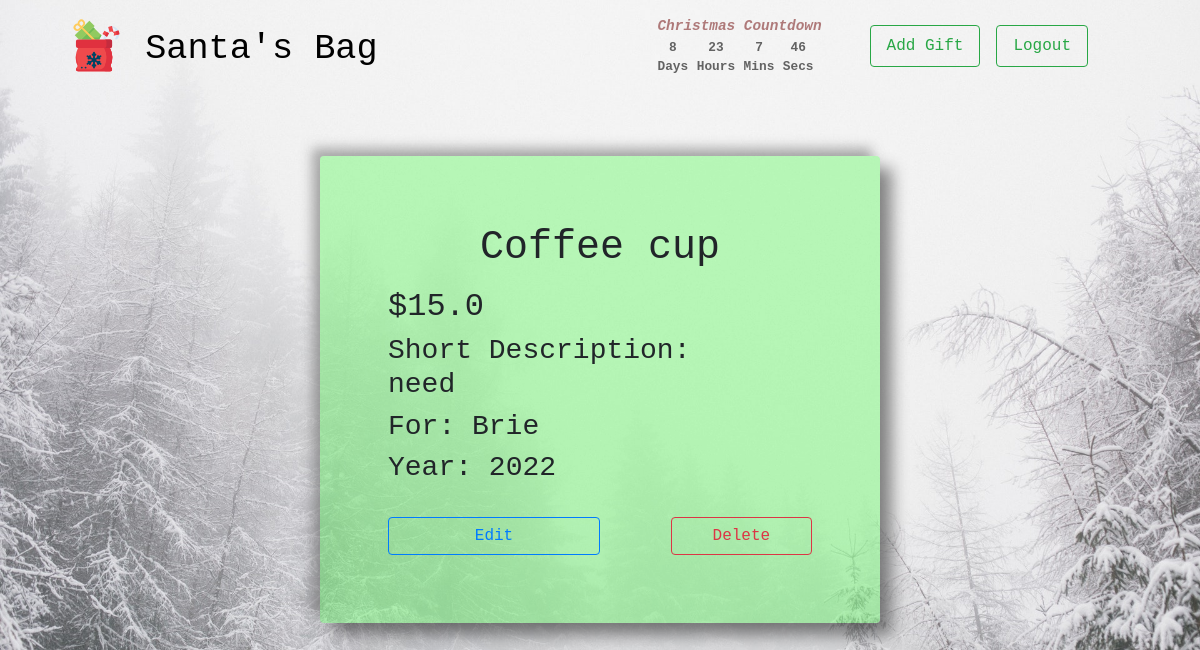
The page /gift-details/8 (signed in) on the database as committed earlier.
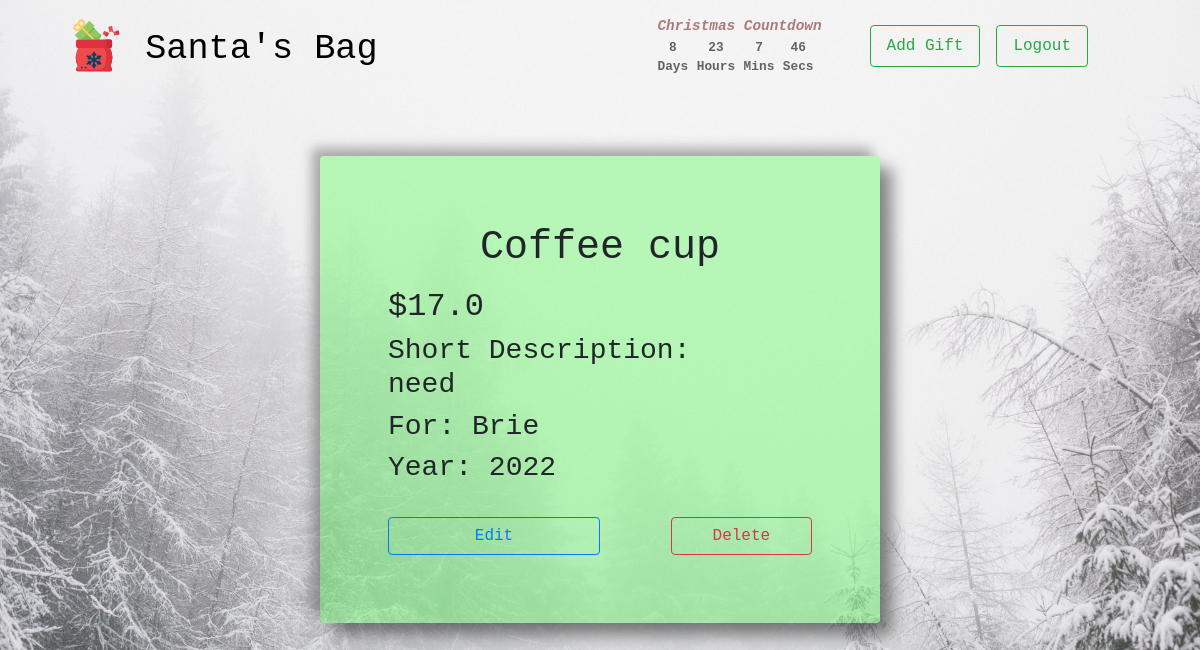
The same page on the database as committed later.
### mainapp/models.py (models this page shows, shortened)
class gift(models.Model):
    gift_name = models.CharField(max_length=150)
    price = models.FloatField()
    type = models.CharField(max_length=150)
    recipient = models.ForeignKey(Recipient, on_delete=models.CASCADE)
    user = models.ForeignKey(
        "auth.User",
        on_delete=models.CASCADE,
    )
    year = models.IntegerField()

class Recipient(models.Model):
    def __str__(self):
        return self.name
    name = models.CharField(max_length=150)
    user = models.ForeignKey(
        "auth.User",
        on_delete=models.CASCADE
    )

### mainapp/views.py (the view)
# urls.py: path('gift-details/<int:id>', views.details, name='details'),
@login_required
def details(request, id):
    try:
        item = Gift.objects.get(pk=id)
        context = {'item': item}
        return render(request, "mainapp/details.html", context)
    except Gift.DoesNotExist:
        return redirect('mainapp:no_page')

### mainapp/templates/mainapp/details.html
{% extends 'mainapp/base.html'%}
{% block body %}
{% if  item.user == user %}
    <div class="container-fluid">
        <div class="mt-3 d-flex justify-content-center flex-nowrap">
            <div style='background: rgba(0, 255, 0, 0.25); width: 35rem' class ="mt-5 rounded p-5 neu-shadow">
            <div class="card background-color-card border-0">
            <div class="col card-body">
                <h1 class="card-title text-center holiday-font pb-1">{{item.gift_name|capfirst}}</h1>
                <h2>${{item.price}}</h2>
                <h3>Short Description: <br>{{item.type}}</h3>
                <h3>For: {{item.recipient|capfirst}}</h3>
                <h3>Year: {{item.year}}</h3>
                <div class="d-flex justify-content-between pt-2">
                    <a href="{% url 'mainapp:update_item' item.id %}" class="mt-3 btn btn-outline-primary col-6">Edit</a>
                    <a href="{% url 'mainapp:delete_item' item.id %}" class="mt-3 btn btn-outline-danger col-4">Delete</a>
                </div>
            </div>
            </div>
            </div>
        </div>
    </div>
{% else %}
    <p>Oops! No peaking at other's presents. <a href="{% url 'mainapp:index' %}">Click here to return to your gift bag</a></p>
{% endif %}
{% endblock %}

Rows that differ between the two databases and show on the page:
changed gift "Coffee cup": price "15.0" → "17.0"
